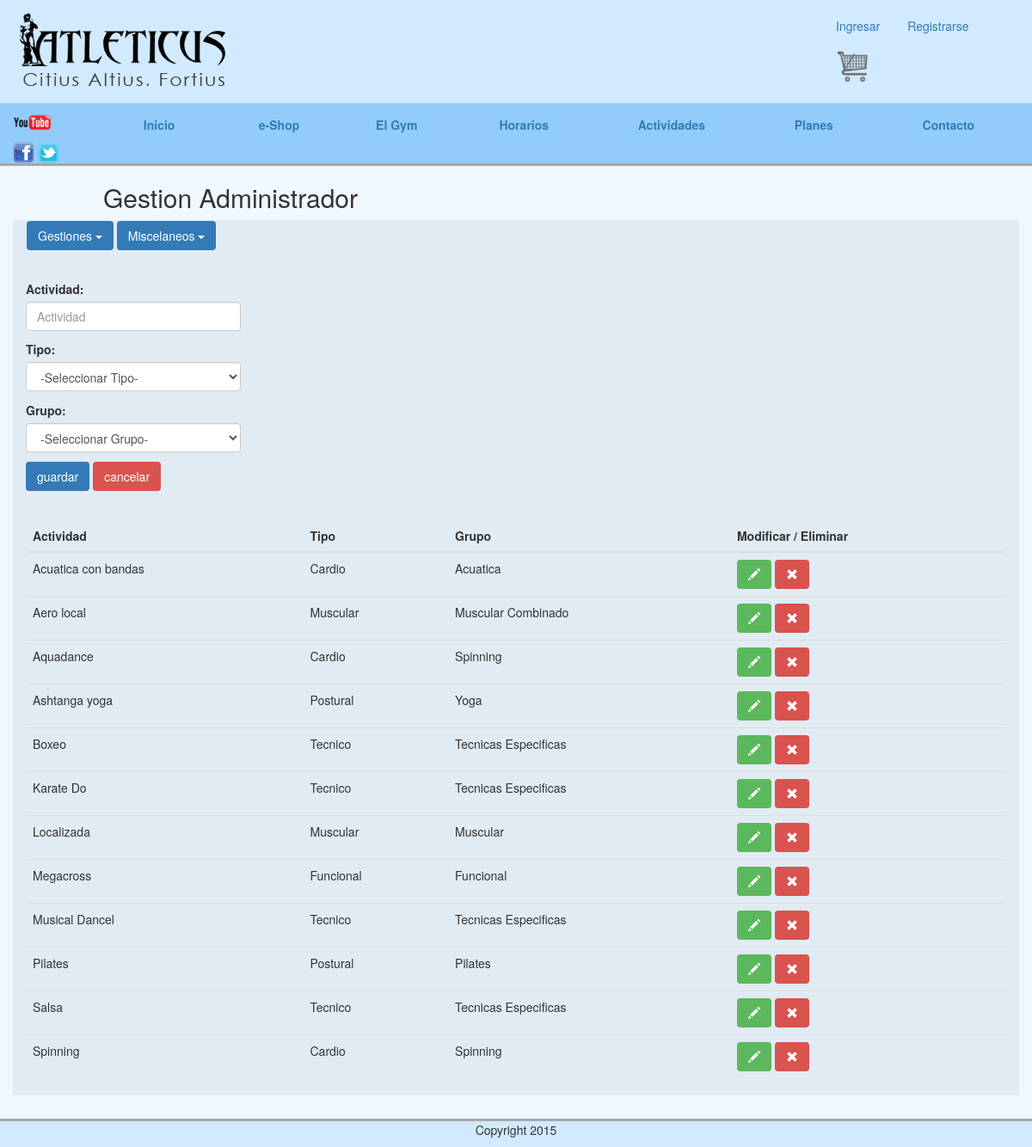
Page /abmActividades.php on the committed database.
### tables this page shows
CREATE TABLE IF NOT EXISTS `actividades` (
  `id` int(11) NOT NULL,
  `nombre` varchar(25) NOT NULL,
  `idTipo` int(11) NOT NULL,
  `idGrupo` int(11) NOT NULL
);

### models/actividades.php (called while the page is built, shortened)
<?php
    function getConnection(){
        $mysqli = new mysqli("localhost", "root", "admin", "atleticus");
        if( $mysqli->connect_errno ){
            die("Error al intentar establecer la conexión con MySQL");
        }else{
            $mysqli->query("SET NAMES 'utf8'");
            return $mysqli;
        }
    }
    function getActividades(){
        $c = getConnection();
        $query = "SELECT a.id,
                        a.nombre,
                        a.idtipo,
                        a.idgrupo,
                        at.id as 'id-tipo',
                        at.descripcion as tipo,
                        ag.id as 'id-grupo',
                        ag.idtipo,
                        ag.descripcion as grupo
                FROM `actividades` as a,
                    `actividad-grupo` as ag,
                    `actividad-tipo` as at
                WHERE a.idTipo = at.id
                AND a.idGrupo = ag.id
                AND ag.idTipo = at.id
                order by a.nombre";
        $actividades = array();
        if( $result = $c->query($query) ){
            while($fila = $result->fetch_assoc()){
                $actividades[] = $fila;
            }
        }
        return $actividades;
    }
?>

### abmActividades.php (the view, shortened to what this page needs)
<?php
    require("models/actividades.php");
    $actividades = getActividades();
    $actividad = array();
?>
<?php require("partials/gestionHeader.php"); ?>
<form id="form-actividades" method="post" action="actions/actions-actividades.php">
    <label>Actividad:</label>
    <input name = "nombre" type="text" class="form-control abm-inputs" id="actividad" value="<?= !empty($actividad) ? $actividad["nombre"] : ""?>" placeholder="Actividad">
    <label>Tipo:</label>
    <select name = "idTipo" class="form-control abm-inputs">
        <option>-Seleccionar Tipo-</option>
    </select>
    <label>Grupo:</label>
    <select name = "idGrupo" class="form-control abm-inputs">
        <option>-Seleccionar Grupo-</option>
    </select>
    <input type="submit" class="btn btn-primary" name="action" value="<?= $action; ?>"/>
    <input type="submit" class="btn btn-danger" name="action" value="cancelar"/>
</form>
<table class="table table-hover abm-tablas">
    <thead>
        <tr>
            <th>Actividad</th>
            <th>Tipo</th>
            <th>Grupo</th>
            <th>Modificar / Eliminar</th>
        </tr>
    </thead>
    <tbody>
    <?php foreach($actividades as $actividad) {?>
    <tr>
        <td class="actividad-nombre"><?= $actividad["nombre"];?></td>
        <td class="actividad-tipo"><?= $actividad["tipo"];?></td>
        <td class="actividad-grupo"><?= $actividad["grupo"];?></td>
        <td>
            <form class="form-inline" action="actions/actions-actividades.php" method="post">
                <button type="submit" name="action" value="editar" class="btn btn-success editar"><sapan class="glyphicon glyphicon-pencil" aria-hidden="true"></sapan></button>
                <button type="submit" name="action" value="eliminar" class="btn btn-danger eliminar"><sapan class="glyphicon glyphicon-remove" aria-hidden="true"></sapan></button>
            </form>
        </td>
    </tr>
    <?php } ?>
    </tbody>
</table>
<?php require("partials/gestionFooter.php"); ?>

### css/mainMauro.css (style rules this page uses)
.cuerpo-comprar .facturacion button, input, select { margin-bottom: 1% }
.abm-inputs { width: 250px; }
.abm-tablas { margin-top: 3%; }

### css/standalone.css (style rules this page uses)
.btn { cursor: pointer; -webkit-user-select: none; -moz-user-select: none; -ms-user-select: none; user-select: none; background-image: none; border: 1px solid transparent; }

### rows in the picture
actividades: nombre "Acuatica con bandas", idTipo.Descripcion "Cardio", idGrupo.descripcion "Acuatica"
actividades: nombre "Aero local", idTipo.Descripcion "Muscular", idGrupo.descripcion "Muscular Combinado"
actividades: nombre "Aquadance", idTipo.Descripcion "Cardio", idGrupo.descripcion "Spinning"
actividades: nombre "Ashtanga yoga", idTipo.Descripcion "Postural", idGrupo.descripcion "Yoga"
actividades: nombre "Boxeo", idTipo.Descripcion "Tecnico", idGrupo.descripcion "Tecnicas Especificas"
actividades: nombre "Karate Do", idTipo.Descripcion "Tecnico", idGrupo.descripcion "Tecnicas Especificas"
actividades: nombre "Localizada", idTipo.Descripcion "Muscular", idGrupo.descripcion "Muscular"
actividades: nombre "Megacross", idTipo.Descripcion "Funcional", idGrupo.descripcion "Funcional"
actividades: nombre "Musical Dancel", idTipo.Descripcion "Tecnico", idGrupo.descripcion "Tecnicas Especificas"
actividades: nombre "Pilates", idTipo.Descripcion "Postural", idGrupo.descripcion "Pilates"
actividades: nombre "Salsa", idTipo.Descripcion "Tecnico", idGrupo.descripcion "Tecnicas Especificas"
actividades: nombre "Spinning", idTipo.Descripcion "Cardio", idGrupo.descripcion "Spinning"
